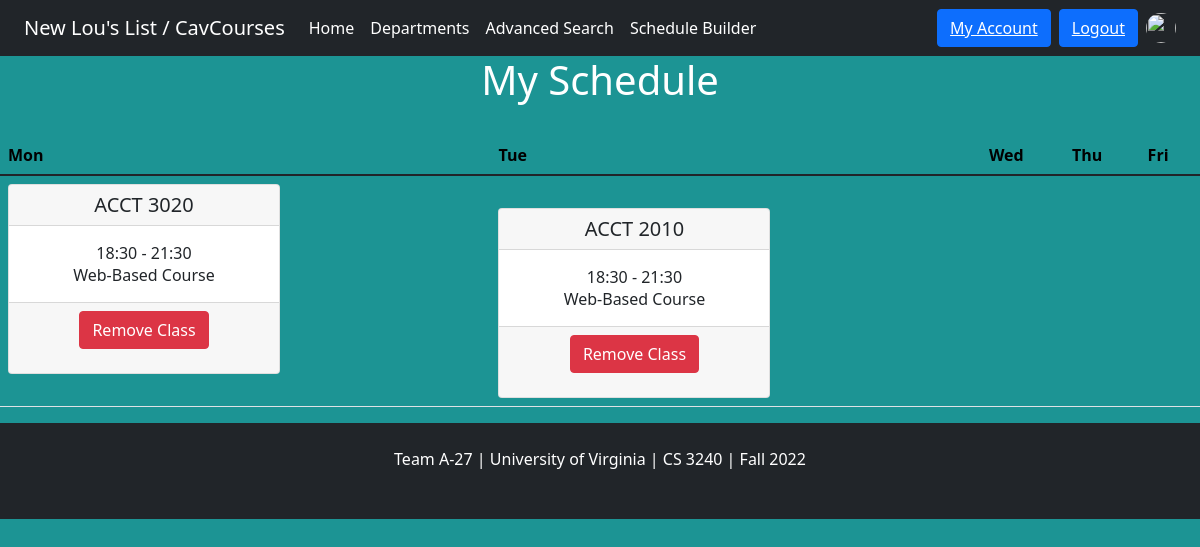
The app's page /schedule/ (signed in) with its own data.
### classlist/models.py (models this page shows, shortened)
class Section(models.Model):
    course_dept = models.CharField(max_length = 100, blank=True)
    course_num = models.CharField(max_length = 100, blank=True)
    course = models.ForeignKey(Course, on_delete=models.CASCADE, default=None)
    section_id = models.IntegerField(default=0, primary_key=True) # ex. 16351
    section_number = models.CharField(max_length = 100, blank=True) # 001
    instructor = models.ForeignKey(Instructor, on_delete=models.CASCADE, default=Instructor.get_default_instructor)
    component = models.CharField(max_length=100, blank=True) # LEC,
    capacity = models.IntegerField(default=0) # 75,
    wait_list = models.IntegerField(default=0) # 0
    wait_cap = models.IntegerField(default=0) # 199,
    enrollment_total = models.IntegerField(default=0) # 72,
    enrollment_available = models.IntegerField(default=0) # 3
    topic = models.CharField(max_length=200, blank=True)

class Course(models.Model):
    last_updated = models.DateTimeField('date updated', default=timezone.now)
    catalog_number = models.CharField(max_length=100)
    semester_code = models.IntegerField(default=0) # ex. 1228
    title = models.CharField(max_length=200, blank=True)
    description = models.CharField(max_length=200, blank=True) # Introduction to Information Technology,
    units = models.CharField(max_length=100, blank=True) # 3, number of credits
    department = models.ForeignKey(Department, on_delete=models.CASCADE, default=Department.get_default_dept)
    subject = models.CharField(max_length = 100, blank=True)
    ordering = ['department', 'catalog_number']

class Meetings(models.Model):
    days = models.CharField(max_length=100, blank=True) # MoWeFr, -
    start_time = models.CharField(max_length=100, blank=True) # 17.00.00.000000-05:00
    end_time = models.CharField(max_length=100, blank=True) # 18.15.00.000000-05:00
    facility_description = models.CharField(max_length=200, blank=True) # Olsson Hall 009
    section = models.ForeignKey(Section, on_delete=models.CASCADE, blank=True)
    monday = models.BooleanField(blank=True, default=False)
    tuesday = models.BooleanField(blank=True, default=False)
    wednesday = models.BooleanField(blank=True, default=False)
    thursday = models.BooleanField(blank=True, default=False)
    friday = models.BooleanField(blank=True, default=False)
    def __str__(self):
        return self.days + ": " + self.start_time + "-" + self.end_time + " @ " + self.facility_description
    ordering = ['start_time',]

### classlist/views.py (the view)
# urls.py: path('schedule/', views.schedule_view, name ='schedule'),
def schedule_view(request):
    if Account.objects.filter(USERNAME_FIELD = request.user.username):
        theUser = Account.objects.get(USERNAME_FIELD = request.user.username)
        if Schedule.objects.filter(scheduleUser=theUser).exists():
            schedule_obj = Schedule.objects.get(scheduleUser=theUser)
            schedule_context = {'the_schedule' : schedule_obj}
            meetings_list = []
            for each in schedule_obj.classRoster.all():
                meetings_list.append(Meetings.objects.get(section=each))
            print(meetings_list)
            schedule_context['meetings_list'] = meetings_list
            return render(request, 'classlist/schedule.html', schedule_context)
        else:
            schedule_obj = Schedule(scheduleUser=theUser)
            schedule_obj.save()
            schedule_context = {'the_schedule' : schedule_obj}
            return render(request, 'classlist/schedule.html', schedule_context)
    else:
        return render(request, 'classlist/schedule.html', {})

### classlist/templates/classlist/schedule.html (shortened to what this page needs)
<html>
    {% extends "base.html" %}
    {% load bootstrap5 %}
{% block body %}
<body style="background-color: rgb(28, 148, 148);">
    <div class="text-center" style="color:white">
      <h1>My Schedule</h1>
      <br>
    </div>
    {% if the_schedule %}
        <table class="table">
            <thead>
                <tr>
                    <th scope="col">Mon</th>
                    <th scope="col">Tue</th>
                    <th scope="col">Wed</th>
                    <th scope="col">Thu</th>
                    <th scope="col">Fri</th>
                </tr>
            </thead>
            {% if the_schedule.classRoster %}
                <tbody>
                    <tr>
                        <td>
                            {% for c in the_schedule.classRoster.all %}
                                {% for m in meetings_list %}
                                    <div class="row row-cols-1 g-1">
                                        <div class="col">
                                            {% if m.monday and m.section.section_id == c.section_id %}
                                                <div class="card" display="inline-block" style="width:17rem">
                                                    <h5 class="card-header text-center">{{c.course.title}}</h5>
                                                    <div class="card-body text-center">
                                                        {{m.start_time|make_list|slice:':2'|join:''}}:{{m.start_time|make_list|slice:'3:5'|join:''}} - {{m.end_time|make_list|slice:':2'|join:''}}:{{m.end_time|make_list|slice:'3:5'|join:''}} <br>
                                                        {{m.facility_description}}
                                                    </div>
                                                    <div class="card-footer text-center">
                                                        <form action="delete/{{c.section_id}}/" method="post">
                                                            <button type = 'submit' button name = 'delete-button' value = "{{c.section_id}}" class = 'btn btn-danger'>Remove Class</button>
                                                        </form>
                                                    </div>
                                                </div>
                                            {% endif %}
                                    </div>
                                {% endfor %}
                            {% endfor %}
                        </td>
                        <td>
                            {% for c in the_schedule.classRoster.all %}
                                {% for m in meetings_list %}
                                    <div class="row row-cols-1 g-1">
                                        <div class="col">
                                            {% if m.tuesday and m.section.section_id == c.section_id %}
                                                <div class="card" display="inline-block" style="width:17rem">
                                                    <h5 class="card-header text-center">{{c.course.title}}</h5>
                                                    <div class="card-body text-center">
                                                        {{m.start_time|make_list|slice:':2'|join:''}}:{{m.start_time|make_list|slice:'3:5'|join:''}} - {{m.end_time|make_list|slice:':2'|join:''}}:{{m.end_time|make_list|slice:'3:5'|join:''}} <br>
                                                        {{m.facility_description}}
                                                    </div>
                                                    <div class="card-footer text-center">
                                                        <form action="delete/{{c.section_id}}/" method="post">
                                                            <button type = 'submit' button name = 'delete-button' value = "{{c.section_id}}" class = 'btn btn-danger'>Remove Class</button>
                                                        </form>
                                                    </div>
                                                </div>
                                            {% endif %}
                                    </div>
                                {% endfor %}
                            {% endfor %}
                        </td>
                        <td>
                            {% for c in the_schedule.classRoster.all %}
                                {% for m in meetings_list %}
                                    <div class="row row-cols-1 g-1">
                                {% endfor %}
                            {% endfor %}
                        </td>
                        <td>
                            {% for c in the_schedule.classRoster.all %}
                                {% for m in meetings_list %}
                                    <div class="row row-cols-1 g-1">
                                {% endfor %}
                            {% endfor %}
                            <td>
                                {% for c in the_schedule.classRoster.all %}
                                    {% for m in meetings_list %}
                                        <div class="row row-cols-1 g-1">
                                    {% endfor %}
                                {% endfor %}
                            </td>
                        </td>
                    </tr>
                </tbody>
            {% endif %}
        </table>
    {% else %}
        <h1>No classes to see here!</h1>
    {% endif %}
</body>
{% endblock %}

### templates/base.html (shortened to what this page needs)
<html>
    {% load socialaccount %}
    {% load bootstrap5 %}
    {% bootstrap_css %}
    {% load static %}
    <link href="https://cdn.jsdelivr.net/npm/bootstrap@5.1.1/dist/css/bootstrap.min.css" rel="stylesheet">
    <header>
        <nav class="navbar navbar-expand-lg navbar-dark bg-dark">
            <div class="container-fluid">
              <a class="navbar-brand" href="#">New Lou's List / CavCourses</a>
              <div class="collapse navbar-collapse" id="navbarSupportedContent">
                <ul class="navbar-nav me-auto mb-2 mb-lg-0">
                  <li class="nav-item">
                    <a class="nav-link active" aria-current="page" href="{% url 'home' %}">Home</a>
                  </li>
                  <li class="nav-item">
                    <a class="nav-link active" href="{% url 'list' %}">Departments</a>
                  </li>
                  <li class="nav-item">
                    <a class="nav-link active" href="{% url 'advanced_search' %}">Advanced Search</a>
                  </li>
                  <li class="nav-item">
                    <a class="nav-link active" href="{% url 'schedule' %}">Schedule Builder</a>
                  </li>
                </ul>
                {% if user.is_authenticated %}
                        <button class="btn me-2 btn-primary" type="button" role="button">
                            <a href="/classlist/my_account/" style="color:inherit"> My Account </a>
                        </button>
                        <button class="btn me-2 btn-primary" type="button" role="button">
                            <a href="/classlist/accounts/logout" style="color:inherit"> Logout </a>
                        </button>
                        <img src="{{user.socialaccount_set.all.0.get_avatar_url}}" class="rounded-circle" height="30" width="30">
                {% else %}
                        <button class="btn me-2 btn-primary" type="" color="#fff" role="button">
                            <a href="/classlist/accounts/google/login/?process=login" style="color:inherit"> Login </a>
                        </button>
                {% endif %}
              </div>
            </div>
        </nav>
    </header>
    {% block body %}
    {% endblock%}
    <footer class="bg-dark text-center text-white">
        <div class="container p-4">
        <section class="mb-4">
            <p>
            Team A-27 | University of Virginia | CS 3240 | Fall 2022
            </p>
        </section>
        </div>
    </footer>
</html>

### records on screen
Section: course "ACCT 3020"
Meetings: start_time|make_list "18", start_time|make_list "30", end_time|make_list "21", end_time|make_list "30", facility_description "Web-Based Course", {{ c.section_id }} 20698 (drawn)
Section: course "ACCT 2010"
Meetings: start_time|make_list "18", start_time|make_list "30", end_time|make_list "21", end_time|make_list "30", facility_description "Web-Based Course", {{ c.section_id }} 20762 (drawn)
